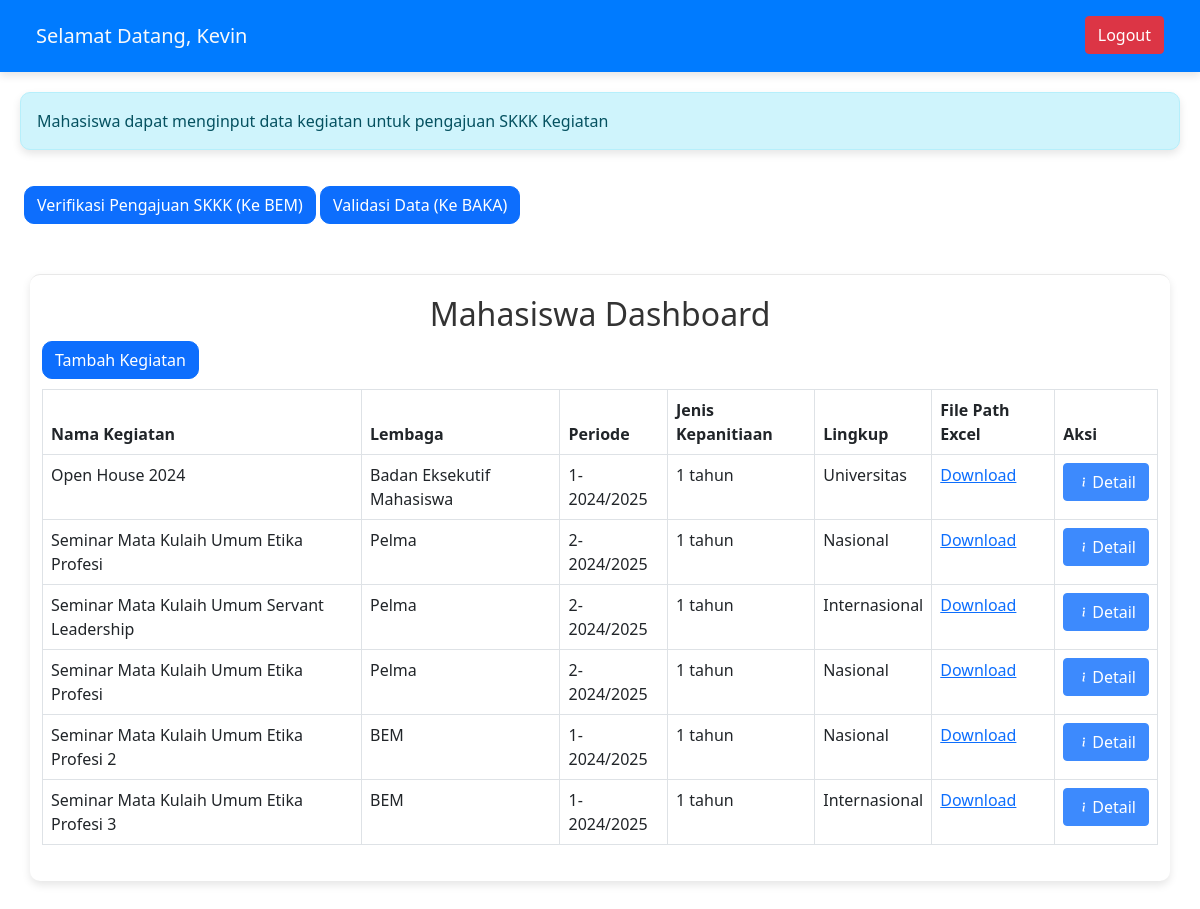
The app's page /index.php (signed in) with its own data.
### tables this page shows
CREATE TABLE `user_table` (
  `id` int(11) NOT NULL,
  `nomor_induk` varchar(9) DEFAULT NULL,
  `nama_lengkap` varchar(7) DEFAULT NULL,
  `peran` varchar(9) DEFAULT NULL,
  `jabatan` varchar(14) DEFAULT NULL,
  `email` varchar(26) DEFAULT NULL,
  `password` int(3) DEFAULT NULL
);

CREATE TABLE `kegiatan` (
  `id` int(11) NOT NULL,
  `nama_kegiatan` varchar(255) NOT NULL,
  `lembaga` varchar(100) NOT NULL,
  `periode` varchar(50) NOT NULL,
  `jenis_kepanitiaan` varchar(50) NOT NULL,
  `lingkup` varchar(50) NOT NULL,
  `file_path_excel` varchar(255) NOT NULL,
  `status_bem` varchar(20) NOT NULL,
  `status_baka` varchar(20) NOT NULL,
  `file_path_surat` varchar(225) NOT NULL
);

### index.php (the view, shortened to what this page needs)
<?php
include 'connection.php';
$id = $_SESSION['id'];
$sql = "SELECT nama_lengkap FROM user_table WHERE id = ?";
$stmt = $conn->prepare($sql);
$stmt->bind_param("i", $id);
$stmt->execute();
$result = $stmt->get_result();
$user = $result->fetch_assoc();
$sql = "SELECT * FROM kegiatan";
$result = $conn->query($sql);
?>
<!DOCTYPE html>
<html lang="en">
<head>
    <link rel="stylesheet" href="index.css">
    <link href="https://cdn.jsdelivr.net/npm/bootstrap@5.0.2/dist/css/bootstrap.min.css" rel="stylesheet"
>
</head>
<body>
    <nav class="navbar box-shadow" style="background-color: #007bff;">
        <div class="container-fluid d-flex align-items-center">
            <span class="navbar-brand mb-0 h1 ms-4 text-light">
                Selamat Datang, <?php echo htmlspecialchars(ucwords($user['nama_lengkap'])); ?>
            </span>
            <form action="logout.php" method="post" class="d-flex align-items-center mt-2 mx-4">
                <button type="submit" class="btn btn-danger">Logout</button>
            </form>
        </div>
    </nav>
    <div class="top-banner" style="padding:20px;">
        <div class="alert alert-info br-10 box-shadow" role="alert">
            Mahasiswa dapat menginput data kegiatan untuk pengajuan SKKK Kegiatan
        </div>
    </div>
    <div class="buttons-action ms-4">
        <a href="verifikasi_BEM.php" class="btn btn-primary br-10">Verifikasi Pengajuan SKKK (Ke BEM)</a>
        <a href="verifikasi_BAKA.php" class="btn btn-primary br-10">Validasi Data (Ke BAKA)</a>
    </div>
    <div class="container-fluid table-container mahasiswa">
        <h2>Mahasiswa Dashboard</h2>
        <a href="input_data.php" class="btn btn-primary br-10">Tambah Kegiatan</a>
        <table class="table table-bordered">
            <thead>
                <tr>
                    <th>Nama Kegiatan</th>
                    <th>Lembaga</th>
                    <th>Periode</th>
                    <th>Jenis Kepanitiaan</th>
                    <th>Lingkup</th>
                    <th>File Path Excel</th>
                    <th>Aksi</th>
                </tr>
            </thead>
            <tbody>
                <?php while ($row = $result->fetch_assoc()): ?>
                    <tr>
                        <td><?php echo htmlspecialchars($row['nama_kegiatan']); ?></td>
                        <td><?php echo htmlspecialchars($row['lembaga']); ?></td>
                        <td><?php echo htmlspecialchars($row['periode']); ?></td>
                        <td><?php echo htmlspecialchars($row['jenis_kepanitiaan']); ?></td>
                        <td><?php echo htmlspecialchars($row['lingkup']); ?></td>
                        <td><a href="<?php echo htmlspecialchars($row['file_path_excel']); ?>" target="_blank">Download</a>
                        </td>
                        <td>
                            <a href="detail_pengajuan.php?id=<?php echo $row['id']; ?>"
                                class="btn btn-primary d-flex align-items-center justify-content-center light-blue">
                                Detail
                            </a>
                        </td>
                    </tr>
                <?php endwhile; ?>
            </tbody>
        </table>
    </div>
</body>
</html>

### index.css (style rules this page uses)
body { font-family: 'Arial', sans-serif; background: #f0f2f5; margin: 0; padding: 0px; }
.table-container { max-width: 95%; margin: 0 auto; background: #fff; box-shadow: 0 4px 8px rgba(0, 0, 0, 0.1); border-radius: 10px; padding: 20px; }
h2 { margin-bottom: 20px; font-size: 26px; color: #333; text-align: center; }
.btn { margin-bottom:10px; }
table { width: 100%; border-collapse: collapse; margin-bottom: 20px; }
table, th, td { border: 1px solid #ddd; }
th, td { padding: 12px; text-align: left; }
th { background: #f7f7f7; }
.mahasiswa { margin: 40px auto; padding: 20px; background: #fff; box-shadow: 0 4px 8px rgba(0, 0, 0, 0.1); border-radius: 10px; border-top: 0.5px solid #e8e8e8; }
.buttons-action { margin-bottom: 10px; }
.br-10 { border-radius: 10px !important; }
.box-shadow { box-shadow: 0 4px 8px rgba(0, 0, 0, 0.1); }
.light-blue { opacity: 0.8 !important; }
.navbar { background-color: #007bff; }
.navbar-brand { color: #fff; }

### records on screen
user_table: nama_lengkap "Kevin"
kegiatan: nama_kegiatan "Open House 2024", lembaga "Badan Eksekutif Mahasiswa", periode "1-2024/2025", jenis_kepanitiaan "1 tahun", lingkup "Universitas"
kegiatan: nama_kegiatan "Seminar Mata Kulaih Umum Etika Profesi", lembaga "Pelma", periode "2-2024/2025", jenis_kepanitiaan "1 tahun", lingkup "Nasional"
kegiatan: nama_kegiatan "Seminar Mata Kulaih Umum Servant Leadership", lembaga "Pelma", periode "2-2024/2025", jenis_kepanitiaan "1 tahun", lingkup "Internasional"
kegiatan: nama_kegiatan "Seminar Mata Kulaih Umum Etika Profesi", lembaga "Pelma", periode "2-2024/2025", jenis_kepanitiaan "1 tahun", lingkup "Nasional"
kegiatan: nama_kegiatan "Seminar Mata Kulaih Umum Etika Profesi 2", lembaga "BEM", periode "1-2024/2025", jenis_kepanitiaan "1 tahun", lingkup "Nasional"
kegiatan: nama_kegiatan "Seminar Mata Kulaih Umum Etika Profesi 3", lembaga "BEM", periode "1-2024/2025", jenis_kepanitiaan "1 tahun", lingkup "Internasional"
